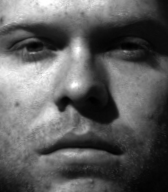
%> input picture Basic Image pre-processing functions/yaleB01_P00A+035E+40.pgm, 168 x 192 px
$ octave LOG_TRNS.m   (GNU Octave 9; MATLAB toolbox functions it lacks are replaced by stand-ins)
%> lines starting %> are read from the running program, lines starting %| are printed output that depends on the picture
clc; clear all; close all;
f=imread('yaleB01_P00A+035E+40.pgm');
%> f is the input picture: size 192x168 uint8; min 0, max 255, mean 94.3
%g=rgb2gray(f);

c=.5
[M,N]=size(f);
%> M = 192; N = 168
        for x = 1:M
            for y = 1:N
                m=double(f(x,y));
                z(x,y)=c.*log10(1+m);
            end
        end
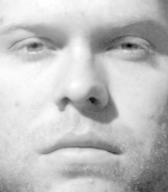
%> z: size 192x168 double; min 0, max 1.2, mean 0.915; drawn with min black and max white
imshow(f), figure, imshow(z);
%> after `imshow(z)`:
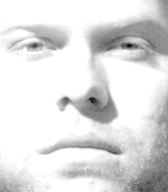
%> displayed picture: size 192x168, on the screen's scale of 0 to 255; min 0, max 255, mean 223

$ run again, with Basic Image pre-processing functions/apple1.jpg saved as Basic Image pre-processing functions/yaleB01_P00A+035E+40.pgm
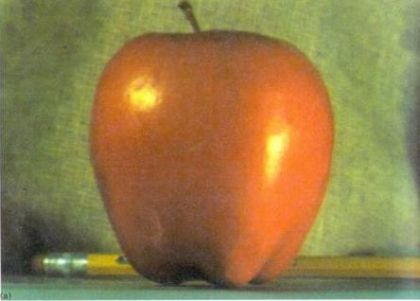
%> input picture Basic Image pre-processing functions/apple1.jpg, 420 x 301 px
%> f is the input picture: size 301x420x3 uint8; mean R, G, B 147.5, 123.8, 72.9
%> after the loop `for x = 1:M`:
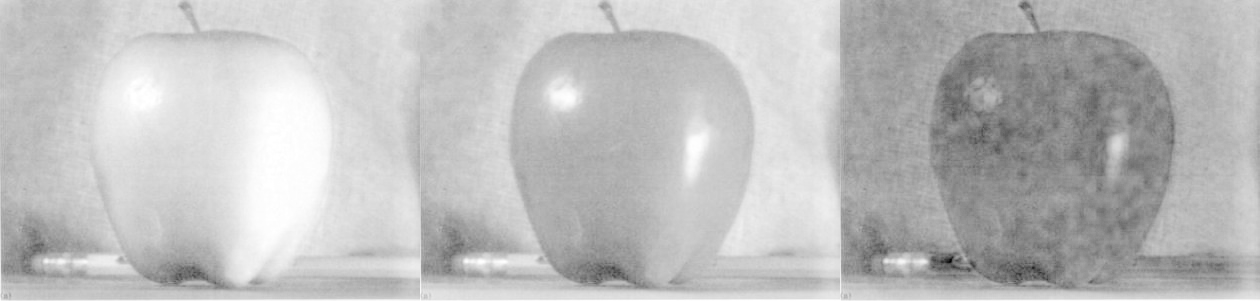
%> z: size 301x1260 double; min 0.452, max 1.2, mean 1.01; drawn with min black and max white
%> `imshow(z)`:
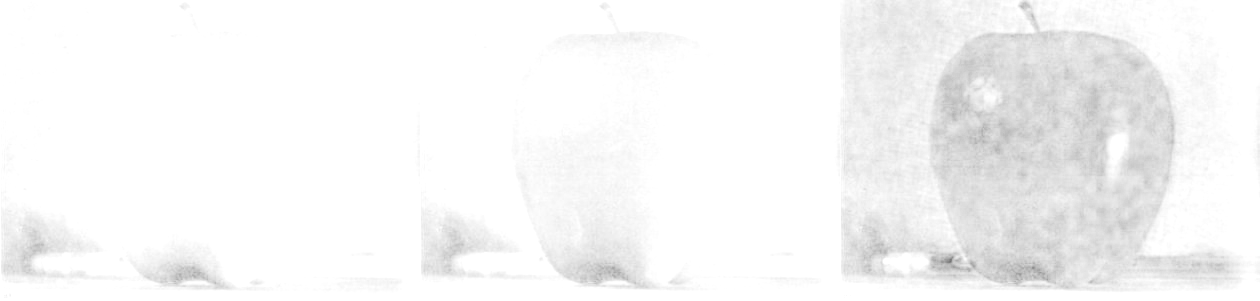
%> displayed picture: size 301x1260, on the screen's scale of 0 to 255; min 115, max 255, mean 246.4

$ run again, with Basic Image pre-processing functions/orange1.jpg saved as Basic Image pre-processing functions/yaleB01_P00A+035E+40.pgm
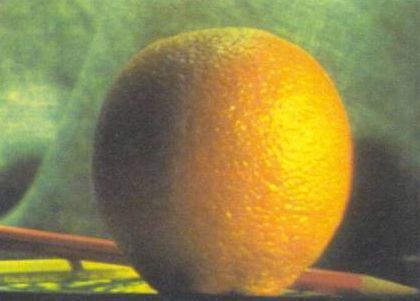
%> input picture Basic Image pre-processing functions/orange1.jpg, 420 x 301 px
%> f is the input picture: size 301x420x3 uint8; mean R, G, B 142.4, 131.4, 74.3
%> after the loop `for x = 1:M`:
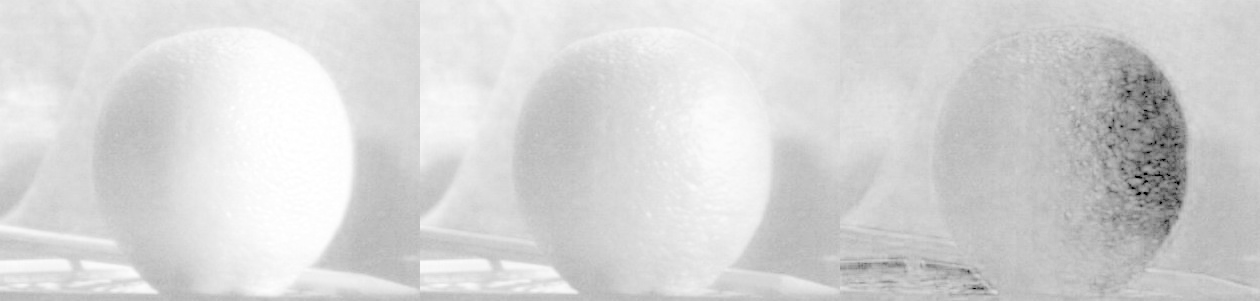
%> z: size 301x1260 double; min 0, max 1.2, mean 1.01; drawn with min black and max white
%> `imshow(z)`:
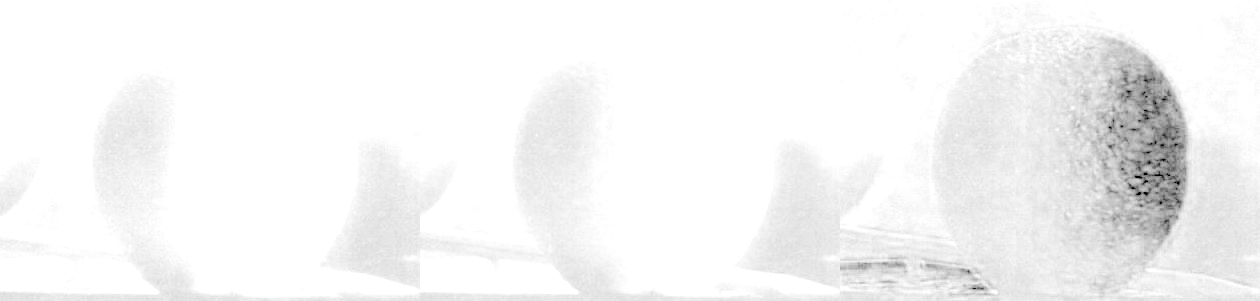
%> displayed picture: size 301x1260, on the screen's scale of 0 to 255; min 0, max 255, mean 244.9
